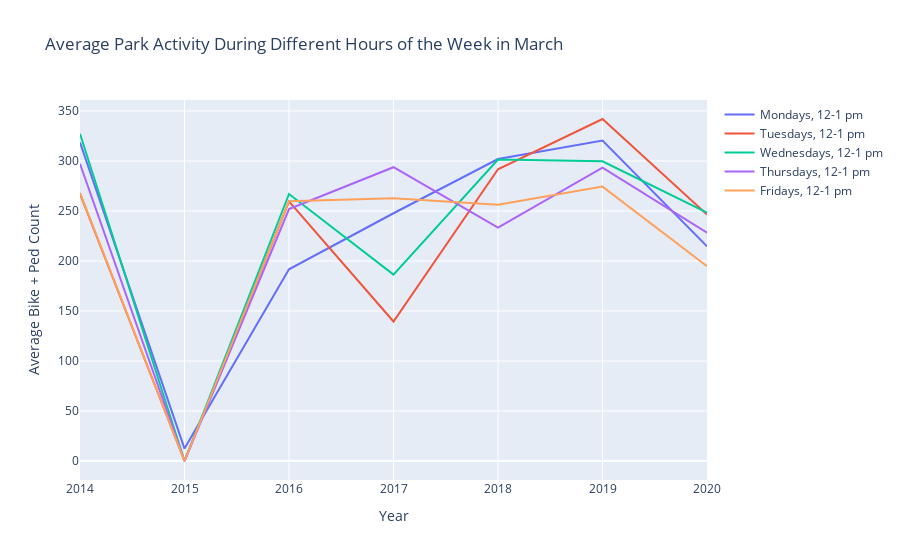

Notebook code cell kept with this figure:
### Markdown cell above
Now it's time to make my first graph. I will use my counts_across_years function to graph how average hourly counts at noon for any given weekday have changed from 2014-2020. I am curious if 2020 will continue past trends or show a departure.

### Code cell
fig = go.Figure()
fig.add_trace(go.Scatter(x=allyears, y=counts_across_years(3, 'Monday', datetime.time(12, 0)),
                    mode='lines',
                    name='Mondays, 12-1 pm'))
fig.add_trace(go.Scatter(x=allyears, y=counts_across_years(3, 'Tuesday', datetime.time(12, 0)),
                    mode='lines',
                    name='Tuesdays, 12-1 pm'))
fig.add_trace(go.Scatter(x=allyears, y=counts_across_years(3, 'Wednesday', datetime.time(12, 0)),
                    mode='lines',
                    name='Wednesdays, 12-1 pm'))
fig.add_trace(go.Scatter(x=allyears, y=counts_across_years(3, 'Thursday', datetime.time(12, 0)),
                    mode='lines',
                    name='Thursdays, 12-1 pm'))
fig.add_trace(go.Scatter(x=allyears, y=counts_across_years(3, 'Friday', datetime.time(12, 0)),
                    mode='lines',
                    name='Fridays, 12-1 pm'))
fig.update_layout(title='Average Park Activity During Different Hours of the Week in March',
                   xaxis_title='Year',
                   yaxis_title='Average Bike + Ped Count')
fig.show()

### Figure 1 — Plotly figure (JSON) as saved in the notebook; plotly's stock layout.template omitted (floating-point values rounded to 4 significant figures)
{"data": [{"mode": "lines", "name": "Mondays, 12-1 pm", "type": "scatter", "x": [2014, 2015, 2016, 2017, 2018, 2019, 2020], "y": [318.6, 12.4, 191.8, 247.8, 302, 320.5, 214.6]}, {"mode": "lines", "name": "Tuesdays, 12-1 pm", "type": "scatter", "x": [2014, 2015, 2016, 2017, 2018, 2019, 2020], "y": [267.2, 0, 259.6, 139.5, 291.8, 342, 246.4]}, {"mode": "lines", "name": "Wednesdays, 12-1 pm", "type": "scatter", "x": [2014, 2015, 2016, 2017, 2018, 2019, 2020], "y": [327.2, 0, 267, 186.4, 301.5, 299.8, 248.5]}, {"mode": "lines", "name": "Thursdays, 12-1 pm", "type": "scatter", "x": [2014, 2015, 2016, 2017, 2018, 2019, 2020], "y": [297.2, 0, 252, 293.8, 233.4, 293.2, 228.2]}, {"mode": "lines", "name": "Fridays, 12-1 pm", "type": "scatter", "x": [2014, 2015, 2016, 2017, 2018, 2019, 2020], "y": [268.2, 0, 259.8, 262.8, 256.2, 274.4, 194.8]}], "layout": {"title": {"text": "Average Park Activity During Different Hours of the Week in March"}, "xaxis": {"autorange": true, "range": [2014, 2020], "title": {"text": "Year"}, "type": "linear"}, "yaxis": {"autorange": true, "range": [-19, 361], "title": {"text": "Average Bike + Ped Count"}, "type": "linear"}}}
